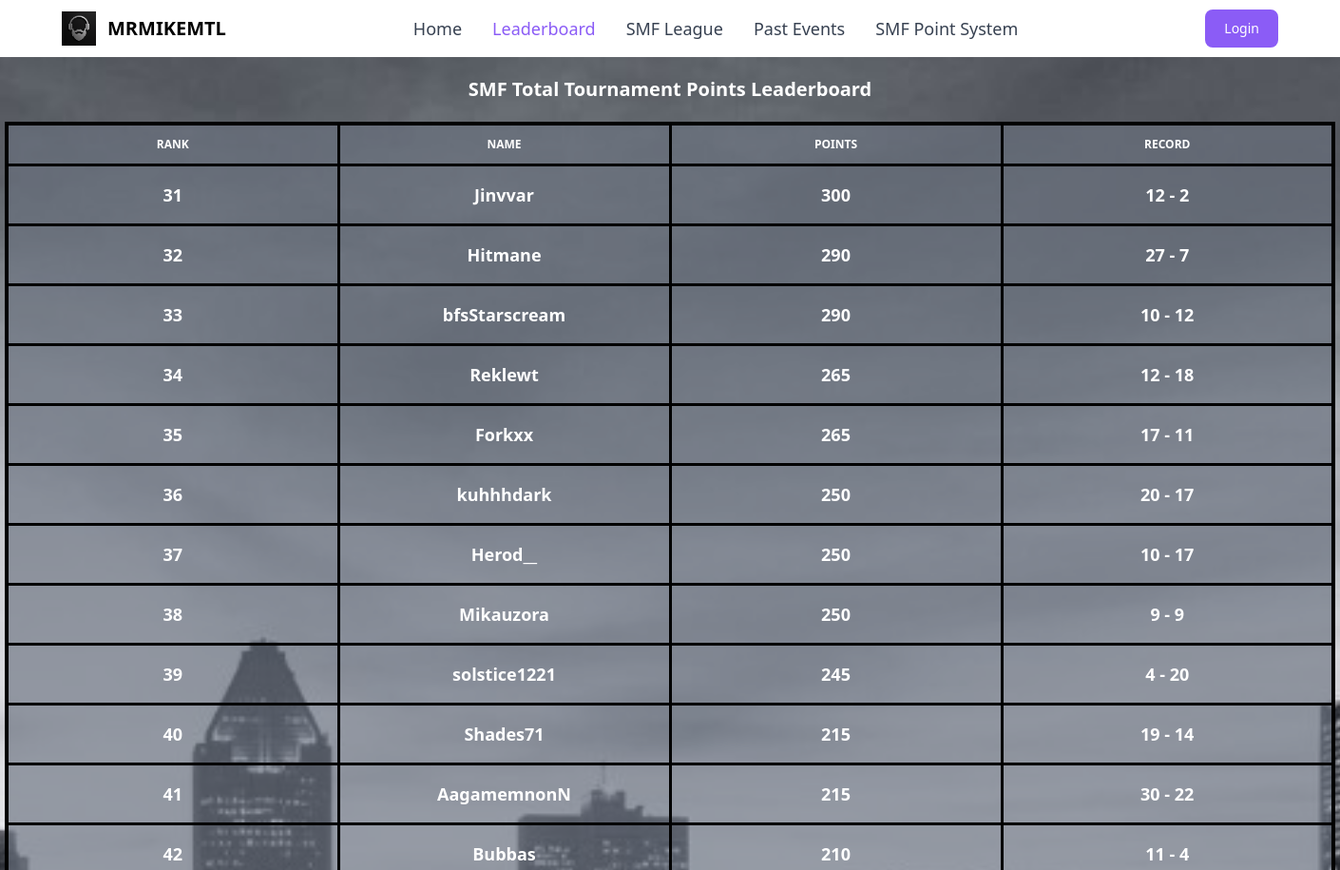
The page /leaderboard?page=2 (upper part) on the database as committed earlier.
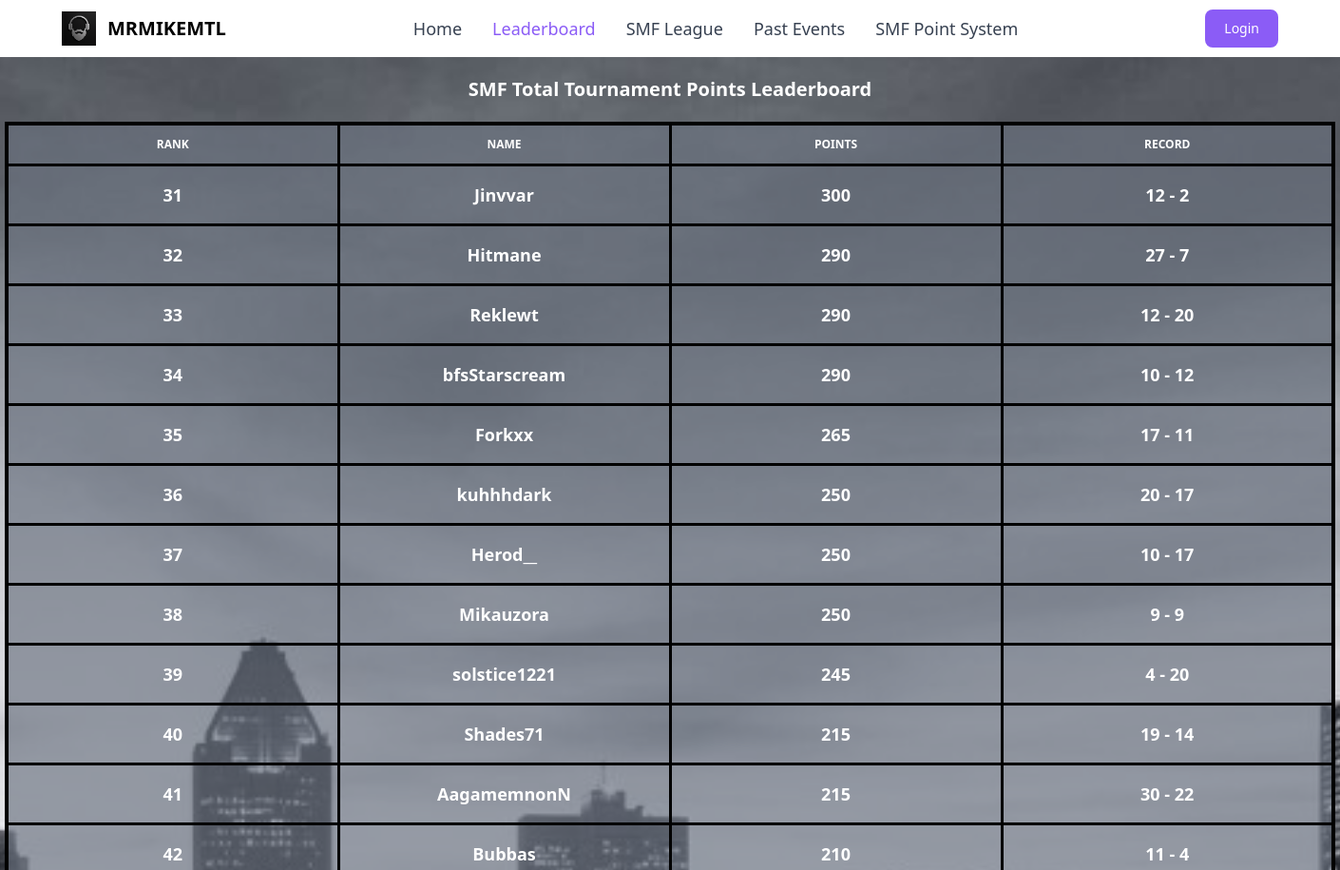
The same page on the database as committed later.
### tables this page shows
CREATE TABLE participants (id INTEGER PRIMARY KEY, name varchar(255), total_points INTEGER, user_id INTEGER);

### web/app.py (the view, shortened to what this page needs)
@app.route("/leaderboard")
def leaderboard():
	raw_data = dbsession.exec_driver_sql("SELECT name, total_points, user_id from participants ORDER BY total_points desc;").all()
	data = []
	page_size = 30
	total = len(raw_data)
	total_pages = round(total / page_size)
	page = request.args.get("page")
	if page is not None:
		page = int(page)
	if page is None:
		starting_spot = 1
	elif page == 1:
		starting_spot = 1
	else:
		starting_spot = (page - 1) * page_size + 1
	i = 1
	for record in raw_data:
		if i >= starting_spot and len(data) < page_size:
			if record is not None:
				if record.user_id is not None:
					db_data_1 = dbsession.exec_driver_sql(f"SELECT participant_1_points, participant_2_points FROM tournament_matches WHERE participant_1_id = {record.user_id};").all()
					db_data_2 = dbsession.exec_driver_sql(f"SELECT participant_1_points, participant_2_points FROM tournament_matches WHERE participant_2_id = {record.user_id};").all()
					wins = 0
					losses = 0
					for w in db_data_1:
						wins = wins + w.participant_1_points
						losses = losses + w.participant_2_points
					for n in db_data_2:
						wins = wins + n.participant_2_points
						losses = losses + n.participant_1_points
					data_obj = {
						"rank": i,
						"name": record.name,
						"total_points": record.total_points,
						"record": f"{wins} - {losses}"
					}
					data.append(data_obj)
				else:
					data_obj = {
						"rank": i,
						"name": record.name,
						"total_points": record.total_points,
						"record": f"Unknown"
					}
					data.append(data_obj)
		i = i + 1
	pages = []
	page_num = 1
	while len(pages) < total_pages:
		pages.append(page_num)
		page_num = page_num + 1
	return render_template("leaderboard.html", data=data, pages=pages)

### web/templates/leaderboard.html (shortened to what this page needs)
<!DOCTYPE html>
<html lang="en">
<head>
    <link rel="stylesheet" href="{{url_for('static',filename='dist/output.css')}}">
</head>
<body>
     <nav class="px-2 sm:px-4 py-2.50">
        <div class="container flex flex-wrap items-center justify-between mx-auto">
            <a href="/" class="flex items-center">
                <img src="../static/dist/beard_logo.jpg" class="h-6 mr-3 sm:h-9">
                <span class="self-center text-xl font-semibold whitespace-nowrap">MRMIKEMTL</span>
            </a>
            <div class="flex md:order-2">
                <button type="button"
                    class="text-white bg-purple-500 focus:ring-4 focus:outline-none focus:ring-blue-300 font-medium rounded-lg text-sm px-5 py-2.5 text-center mr-3 md:mr-0"><a href="/login">Login</a></button>
            </div>
            <div class="items-center justify-between hidden w-full md:flex md:w-auto md:order-1" id="navbar-cta">
                <ul
                    class="flex flex-col p-4 mt-4 border rounded-lg md:flex-row md:space-x-8 md:mt-0 md:text-sm md:font-medium md:border-0 md:bg-white">
                    <li>
                        <a href="/"
                            class="block py-2 pl-3 pr-4 text-lg text-gray-700 rounded-sm hover:bg-gray-100 md:hover:bg-transparent md:hover:text-purple-500 md:p-0">Home</a>
                    </li>
                    <li>
                        <a href="/leaderboard"
                            class="block py-2 pl-3 pr-4 text-lg text-white bg-blue-700 rounded-sm md:bg-transparent md:text-purple-500 md:p-0"
                            aria-current="page">Leaderboard</a>
                    </li>
                    <li>
                        <a href="/smf_league"
                            class="block py-2 pl-3 pr-4 text-lg text-gray-700 rounded-sm hover:bg-gray-100 md:hover:bg-transparent md:hover:text-purple-500 md:p-0">SMF League</a>
                    </li>
                    <li>
                        <a href="/events"
                            class="block py-2 pl-3 pr-4 text-lg text-gray-700 rounded-sm hover:bg-gray-100 md:hover:bg-transparent md:hover:text-purple-500 md:p-0">Past Events</a>
                    </li>
                    <li>
                        <a href="/point_system"
                            class="block py-2 pl-3 pr-4 text-lg text-gray-700 rounded-sm hover:bg-gray-100 md:hover:bg-transparent md:hover:text-purple-500 md:p-0">SMF Point System</a>
                    </li>
                </ul>
            </div>
        </div>
    </nav>
<div class="bg-[url(cityscape.jpg)] bg-cover bg-center min-h-screen w-full place-items-center">
    <table class="table-fixed mx-auto w-350 text-white p-200 box-border size-32 border-4 justify-items-center border-black self-center">
            <caption class="p-5 text-xl font-semibold text-center text-white justify-center">
            SMF Total Tournament Points Leaderboard
        </caption>
        <thead class="w-full text-xs text-white uppercase">
            <tr>
                <th scope="col" class="px-6 py-3 p-20 text-white bg-gray-500/65 box-border border-3 border-black">
                    Rank
                </th>
                <th scope="col"class="px-6 py-3 p-20 text-white bg-gray-500/65 box-border border-3 border-black">
                    Name
                </th>
                <th scope="col" class="px-6 py-3 p-20 text-white bg-gray-500/65 box-border border-3 border-black">
                    Points
                </th>
                <th scope="col" class="px-6 py-3 p-20 text-white bg-gray-500/65 box-border border-3 border-black">
                    Record
                </th>
            </tr>
        </thead>
        {% for row in data %}
        <tbody>
            <tr class="p-4 text-lg font-semibold w-full text-center">
                <th scope="row" class="text-white bg-gray-500/65 box-border border-3 border-black" >
                    {{ row.rank }}
                </th>
                <td scope="row" class="px-6 py-4 p-20 text-white bg-gray-500/65 box-border border-3 border-black">
                    {{ row.name }}
                </td>
                <td scope="row" class="px-6 py-4 p-20 text-white bg-gray-500/65 box-border border-3 border-black">
                    {{ row.total_points}}
                </td>
                <td scope="row" class="px-6 py-4 p-20 text-white bg-gray-500/65 box-border border-3 border-black">
                    {{ row.record}}
                </td>
            </tr>
        </tbody>
        {% endfor %}
</table>
</div>
</body>
</html>

Rows that differ between the two databases and show on the page:
changed participants "Reklewt": rank "34" → "33"; total_points "265" → "290"; record "12 - 18" → "12 - 20"; moves up the list
computed for participants "bfsStarscream": rank "33" → "34"
